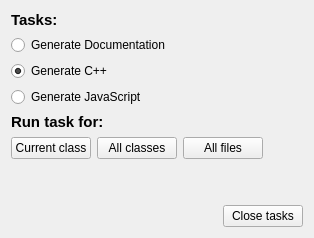
      <widget class="QWidget" name="pgTasks">
       <layout class="QVBoxLayout" name="verticalLayout_4">
        <item>
         <widget class="QLabel" name="HeaderLabel">
          <property name="font">
           <font>
            <pointsize>11</pointsize>
            <weight>75</weight>
            <bold>true</bold>
           </font>
          </property>
          <property name="text">
           <string>Tasks:</string>
          </property>
         </widget>
        </item>
        <item>
         <widget class="QRadioButton" name="genDoc">
          <property name="text">
           <string>Generate Documentation</string>
          </property>
         </widget>
        </item>
        <item>
         <widget class="QRadioButton" name="genCpp">
          <property name="text">
           <string>Generate C++</string>
          </property>
          <property name="checkable">
           <bool>true</bool>
          </property>
          <property name="checked">
           <bool>true</bool>
          </property>
         </widget>
        </item>
        <item>
         <widget class="QRadioButton" name="genJs">
          <property name="text">
           <string>Generate JavaScript</string>
          </property>
         </widget>
        </item>
        <item>
         <widget class="QLabel" name="HeaderLabel_2">
          <property name="font">
           <font>
            <pointsize>11</pointsize>
            <weight>75</weight>
            <bold>true</bold>
           </font>
          </property>
          <property name="text">
           <string>Run task for:</string>
          </property>
         </widget>
        </item>
        <item>
         <layout class="QHBoxLayout" name="horizontalLayout_7">
          <item>
           <widget class="QPushButton" name="TaskCurrentClass">
            <property name="text">
             <string>Current class</string>
            </property>
           </widget>
          </item>
          <item>
           <widget class="QPushButton" name="TaskAllClasses">
            <property name="text">
             <string>All classes</string>
            </property>
           </widget>
          </item>
          <item>
           <widget class="QPushButton" name="TaskAllFiles">
            <property name="text">
             <string>All files</string>
            </property>
           </widget>
          </item>
          <item>
           <spacer name="horizontalSpacer_9">
            <property name="orientation">
             <enum>Qt::Horizontal</enum>
            </property>
            <property name="sizeHint" stdset="0">
             <size>
              <width>40</width>
              <height>20</height>
             </size>
            </property>
           </spacer>
          </item>
         </layout>
        </item>
        <item>
         <spacer name="verticalSpacer_3">
          <property name="orientation">
           <enum>Qt::Vertical</enum>
          </property>
          <property name="sizeHint" stdset="0">
           <size>
            <width>20</width>
            <height>40</height>
           </size>
          </property>
         </spacer>
        </item>
        <item>
         <layout class="QHBoxLayout" name="horizontalLayout_8">
          <item>
           <spacer name="horizontalSpacer_7">
            <property name="orientation">
             <enum>Qt::Horizontal</enum>
            </property>
            <property name="sizeHint" stdset="0">
             <size>
              <width>40</width>
              <height>20</height>
             </size>
            </property>
           </spacer>
          </item>
          <item>
           <widget class="QPushButton" name="pushButton_6">
            <property name="text">
             <string>Close tasks</string>
            </property>
           </widget>
          </item>
         </layout>
        </item>
       </layout>
      </widget>
